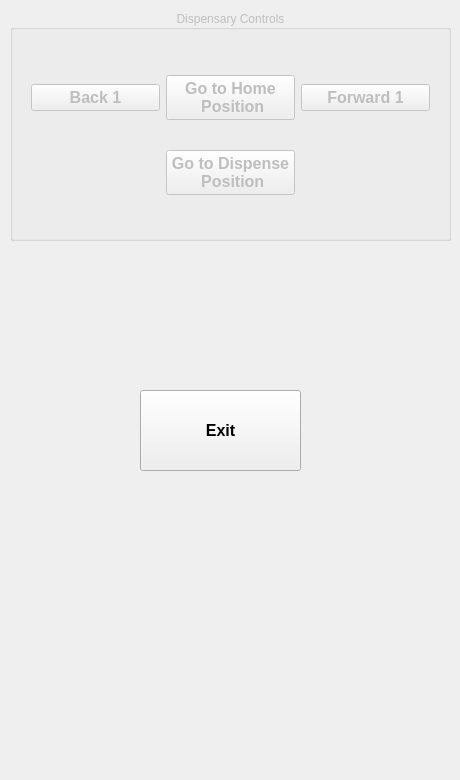
<?xml version="1.0" encoding="UTF-8"?>
<ui version="4.0">
 <class>disp_remote_ui</class>
 <widget class="QMainWindow" name="disp_remote_ui">
  <property name="geometry">
   <rect>
    <x>0</x>
    <y>0</y>
    <width>460</width>
    <height>780</height>
   </rect>
  </property>
  <property name="windowTitle">
   <string>disp_remote_ui</string>
  </property>
  <widget class="QWidget" name="dispensary_ui">
   <widget class="QGroupBox" name="dispensary_controls">
    <property name="enabled">
     <bool>false</bool>
    </property>
    <property name="geometry">
     <rect>
      <x>10</x>
      <y>10</y>
      <width>441</width>
      <height>231</height>
     </rect>
    </property>
    <property name="title">
     <string>Dispensary Controls</string>
    </property>
    <property name="alignment">
     <set>Qt::AlignCenter</set>
    </property>
    <widget class="QWidget" name="layoutWidget">
     <property name="geometry">
      <rect>
       <x>10</x>
       <y>30</y>
       <width>421</width>
       <height>191</height>
      </rect>
     </property>
     <layout class="QGridLayout" name="gridLayout">
      <item row="0" column="0">
       <widget class="QPushButton" name="counter_clockwise_1">
        <property name="font">
         <font>
          <pointsize>12</pointsize>
          <weight>75</weight>
          <bold>true</bold>
         </font>
        </property>
        <property name="text">
         <string>Back 1</string>
        </property>
       </widget>
      </item>
      <item row="0" column="1">
       <widget class="QPushButton" name="home_button">
        <property name="font">
         <font>
          <pointsize>12</pointsize>
          <weight>75</weight>
          <bold>true</bold>
         </font>
        </property>
        <property name="text">
         <string>Go to Home 
 Position</string>
        </property>
       </widget>
      </item>
      <item row="0" column="2">
       <widget class="QPushButton" name="clockwise_1">
        <property name="font">
         <font>
          <pointsize>12</pointsize>
          <weight>75</weight>
          <bold>true</bold>
         </font>
        </property>
        <property name="text">
         <string>Forward 1</string>
        </property>
       </widget>
      </item>
      <item row="1" column="1">
       <widget class="QPushButton" name="dispense_position">
        <property name="font">
         <font>
          <pointsize>12</pointsize>
          <weight>75</weight>
          <bold>true</bold>
         </font>
        </property>
        <property name="text">
         <string>Go to Dispense
 Position</string>
        </property>
       </widget>
      </item>
     </layout>
    </widget>
   </widget>
   <widget class="QPushButton" name="pushButton">
    <property name="geometry">
     <rect>
      <x>140</x>
      <y>390</y>
      <width>161</width>
      <height>81</height>
     </rect>
    </property>
    <property name="font">
     <font>
      <pointsize>12</pointsize>
      <weight>75</weight>
      <bold>true</bold>
     </font>
    </property>
    <property name="text">
     <string>Exit</string>
    </property>
   </widget>
  </widget>
 </widget>
 <layoutdefault spacing="6" margin="11"/>
 <resources/>
 <connections/>
</ui>
